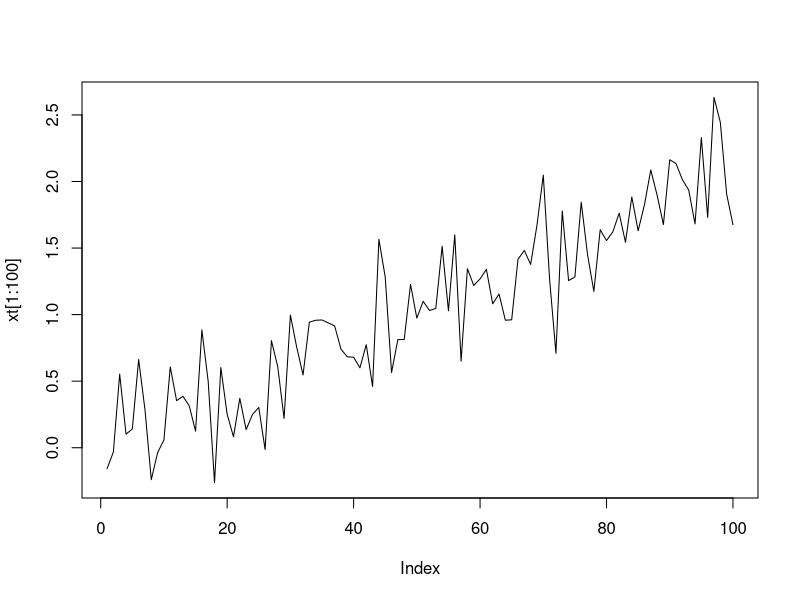
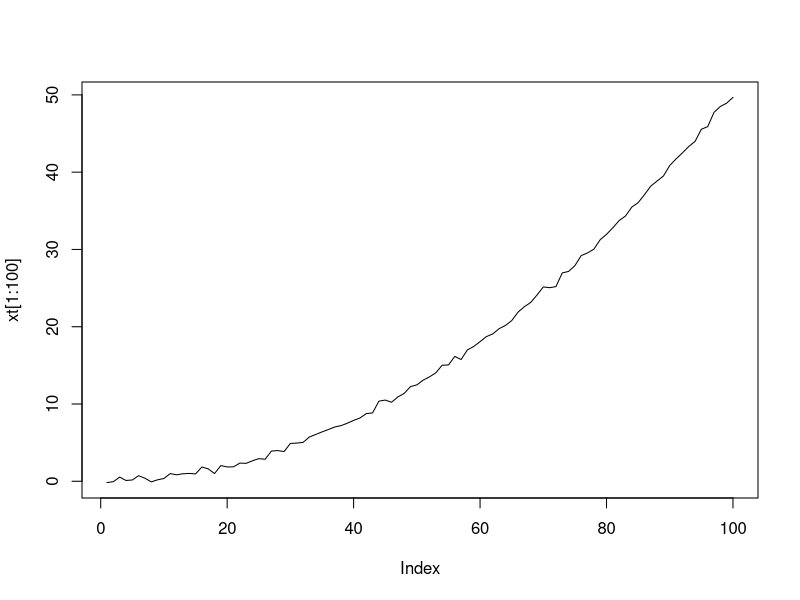
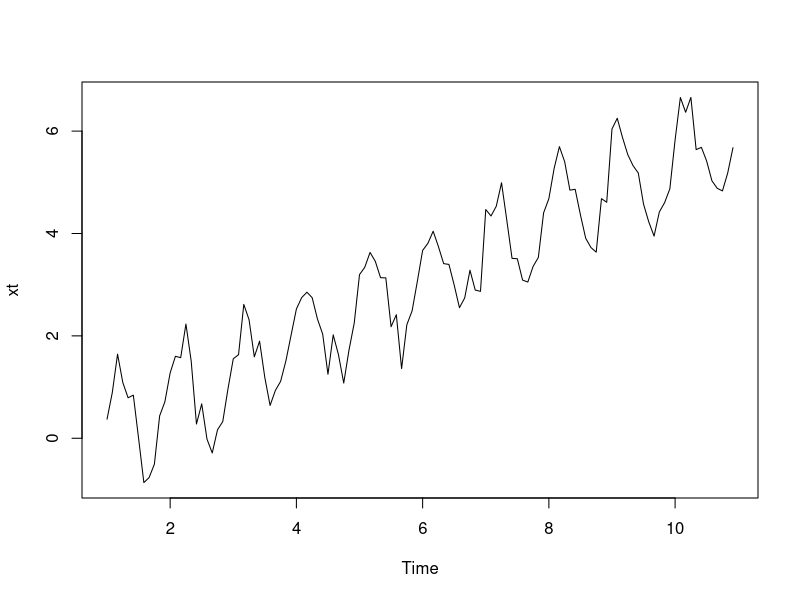
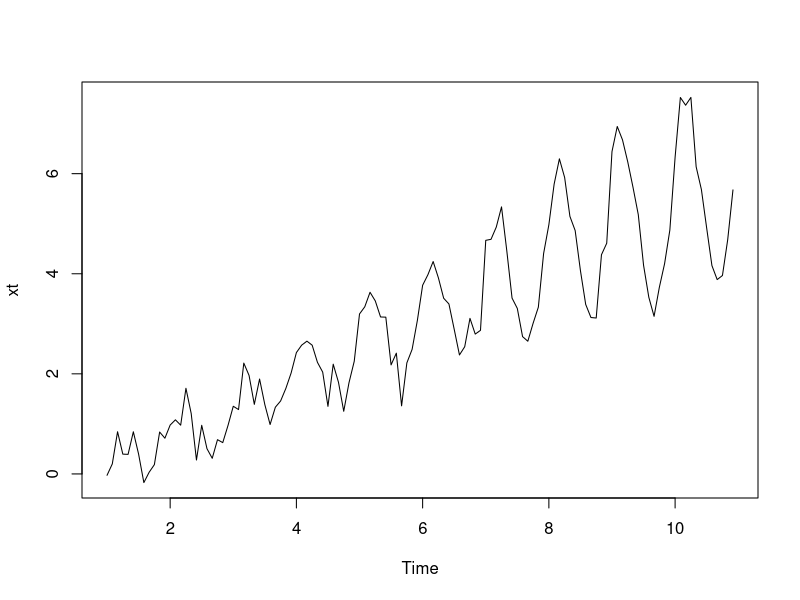
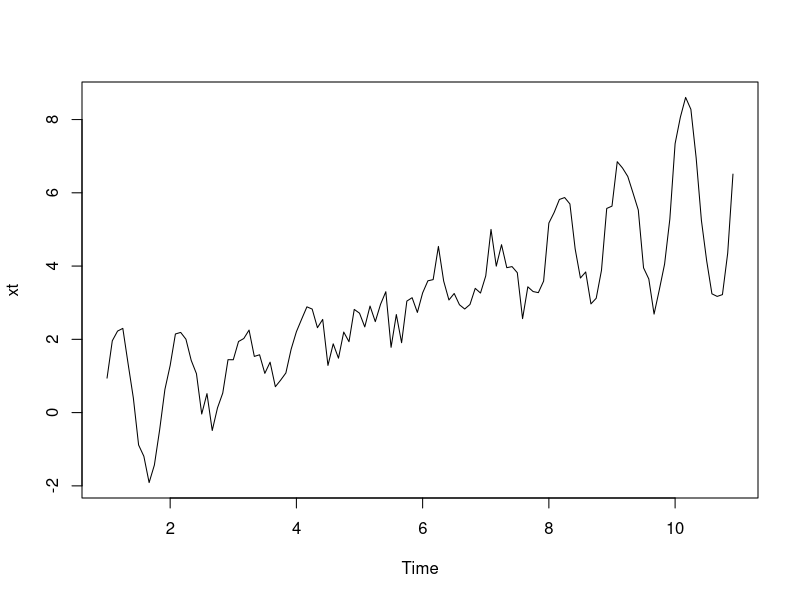

Write the R code that produced these figures, in order.
## ---- chunk 1
set.seed(123)
n=100
sd=sqrt(.1)
mu=0.02
mt=mu*(1:n)
et=rnorm(n,0,sd)
xt=mt+et
plot(xt[1:100],type="l")
## ---- chunk 2
forecast::auto.arima(xt, stepwise=FALSE)
## ---- chunk 3
forecast::Arima(xt,order=c(0,1,1),include.drift=TRUE)
## ---- chunk 4
set.seed(123)
n=1000
sd=sqrt(.1)
mu=0.005
mt=mu*(1:n)^2
et=rnorm(n,0,sd)
xt=mt+et
plot(xt[1:100],type="l")
## ---- chunk 5
forecast::Arima(diff(xt),order=c(0,1,2), include.drift=TRUE)
## ---- chunk 6
forecast::auto.arima(diff(xt), stepwise=FALSE)
## ---- chunk 7
set.seed(123)
yr=10
s=12
sd=sqrt(.1)
mu=0.05
st=sin(pi*(1:(s*yr))/(s/2))
mt=mu*(1:(s*yr))
et=rnorm(s*yr,0,sd)
xt=mt+st+et
xt=ts(xt,start=1,frequency=12)
plot(xt)
## ---- chunk 8
forecast::auto.arima(xt, stepwise=FALSE)
## ---- chunk 9
forecast::Arima(xt, seasonal=c(0,1,1), include.drift=TRUE)
## ---- chunk 10
set.seed(123)
yr=10
s=12
sd=sqrt(.1)
mu=0.05
beta=.2
st=(1+beta*rep(1:yr, each=s))*sin(pi*(1:(s*yr))/(s/2))
st=beta*rep(1:yr, each=s)*sin(pi*(1:(s*yr))/(s/2))
mt=mu*(1:(s*yr))
et=rnorm(s*yr,0,sd)
xt=mt+st+et
xt=ts(xt,start=1,frequency=12)
plot(xt)
## ---- chunk 11
forecast::auto.arima(xt, stepwise=FALSE)
## ---- chunk 12
forecast::Arima(xt, seasonal=c(0,2,2))
## ---- chunk 13
set.seed(100)
yr=10
s=12
sd=sqrt(.1)
mu=0.05
beta=.1*(rep(1:yr, each=s)^2-2*5*rep(1:yr, each=s)+30)
st=beta*sin(pi*(1:(s*yr))/(s/2))
mt=mu*(1:(s*yr))
et=rnorm(s*yr,0,sd)
xt=mt+st+et
xt=ts(xt,start=1,frequency=12)
plot(xt)
## ---- chunk 14
forecast::Arima(xt, seasonal=c(0,3,3))
